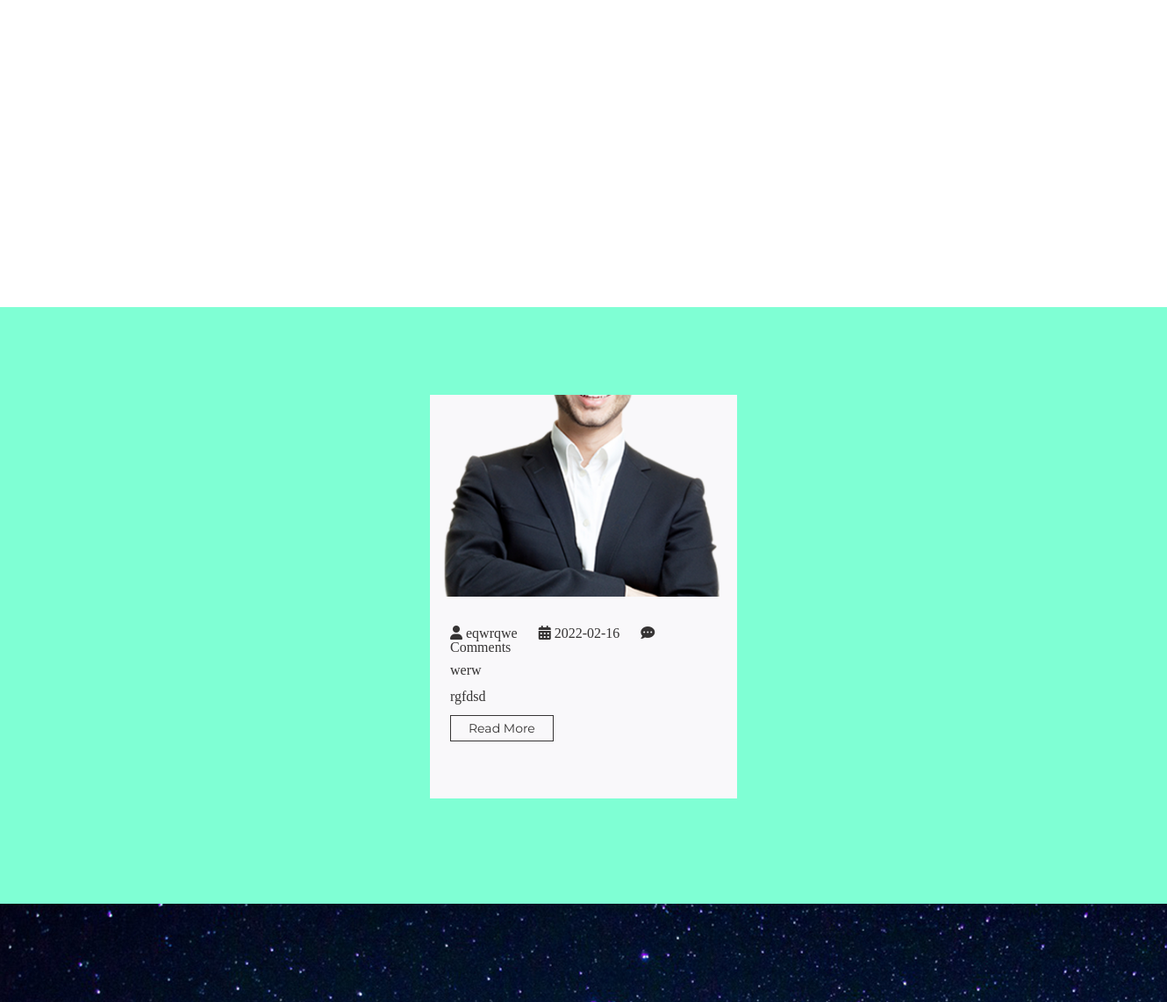
Before: / (middle part) with the older database file.
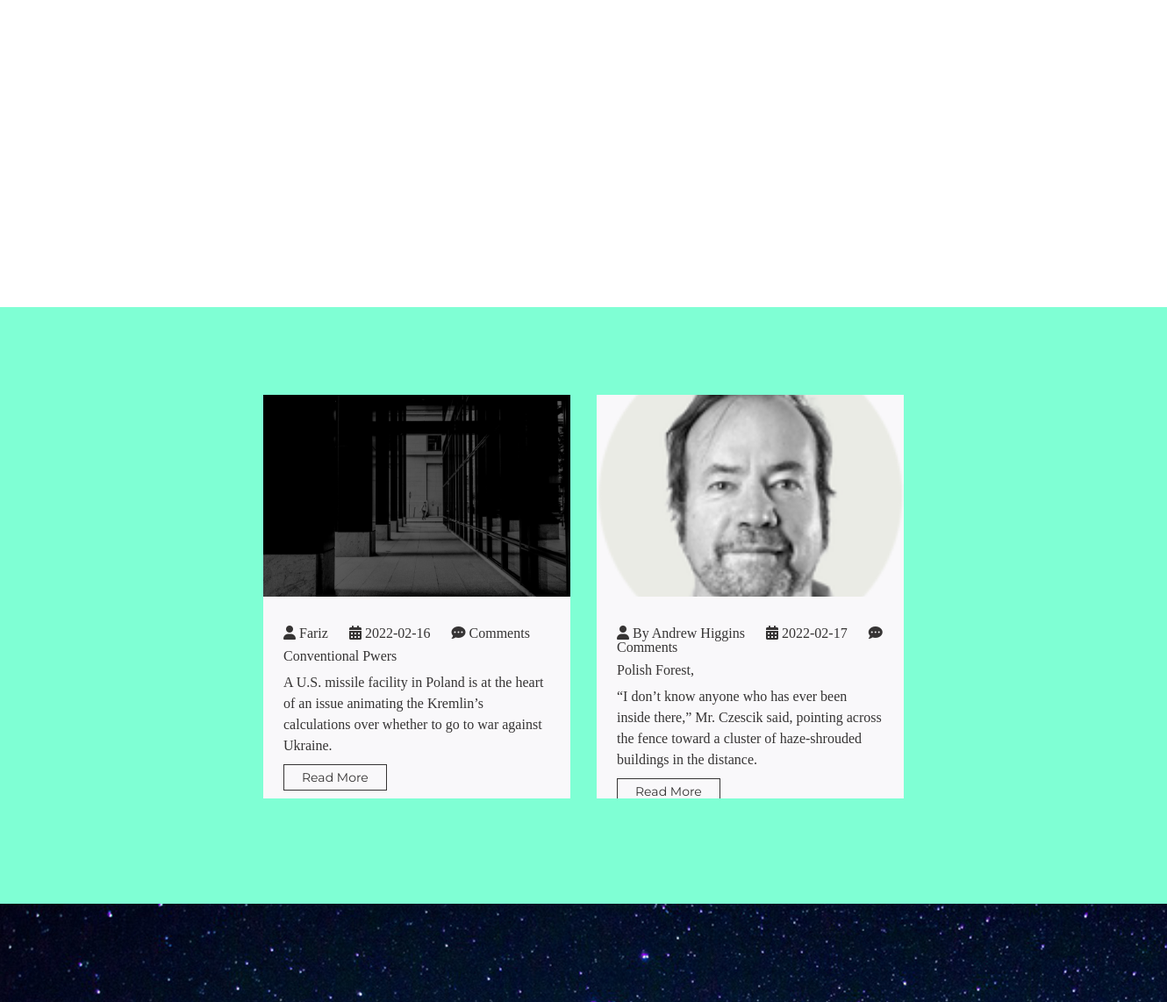
After: the same page with the newer database file.
### modules.py (models this page shows)
class Blogs(db.Model):
    id=db.Column(db.Integer,primary_key=True)
    blogger=db.Column(db.String(50))
    blog_pic=db.Column(db.String(50))
    blog_title=db.Column(db.String(20))
    blog_cont=db.Column(db.String(150))
    blog_url=db.Column(db.String(80))
    comment_date=db.Column(db.String(80))

### app/routes.py (the view)
@app.route("/",methods=['GET','POST'])
def app_index():
    from modules import Skills
    from modules import Contact
    from modules import Ourteam
    from modules import GetITouch
    from modules import Blogs
    messages=Contact.query.all()
    skills=Skills.query.all()
    myteam=Ourteam.query.all()
    elaqe=GetITouch.query.all()
    myblog = Blogs.query.all()
    return render_template('app/index.html',skills=skills,messages=messages,myteam=myteam,elaqe=elaqe,myblog=myblog)

### templates/app/index.html (shortened to what this page needs)
<!DOCTYPE html>
<html lang="en">
<head>
    <link rel="stylesheet" href="static/css/reset.css">
    <link rel="stylesheet" href="static/css/style.css">
    <link rel="stylesheet" href="static/css/slick.css">
    <link rel="stylesheet" href="https://cdnjs.cloudflare.com/ajax/libs/font-awesome/6.0.0-beta3/css/all.min.css"
    />
    <link rel="stylesheet" href="https://pro.fontawesome.com/releases/v5.10.0/css/all.css" />
</head>
<body>
    <section id="ourteam-section">
    </section>
    <section class="blog-section">
        <div class="container">
            <div class="blog-container">
                {% for serh in myblog %}
                <div class="gen-blog">
                    <div class="dt">
                        <div class="blog-pic ">
                            <img src="/static/images/{{serh.blog_pic}}" alt="">
                        </div>
                        <div class="blog-pic">
                            <div class="blog-pic-content">
                                <div class="b-comments">
                                    <span class="comments">
                                        <i class="fa-solid fa-user"></i>
                                        {{serh.blogger}}
                                        </span>
                                    <span class="comments">
                                        <i class="fa-solid fa-calendar-days"></i>
                                        {{serh.comment_date}}
                                        </span>
                                    <span class="comments">
                                            <i class="fa-solid fa-comment-dots"></i>
                                        Comments
                                        </span >
                                </div>
                                <h1>{{serh.blog_title}}</h1>
                                <p>{{serh.blog_cont}} </p>
                                <br>
                                    <a href="{{serh.blog_url}}" class="readme">Read More</a>
                            </div>
                        </div>
                    </div>
                </div>
                {% endfor %}
                </div>
            </div>
</section>
<section class="blog-review-section">
    <div class="container">
<div class="review-container">
</div>
    </div>
</section>
</body>
</html>

### static/css/style.css (style rules this page uses)
html { scroll-behavior: smooth; }
p { margin: 0px; }
.container { max-width: 1200px; margin: 0px auto; }
img { width: 100%; height: 100%; }
#ourteam-section { min-height: 850px; }
.blog-section { background-color: aquamarine; width: 100%; min-height: 680px; }
.gen-blog { padding-top: 100px; display: flex; }
.b-comments :not(:first-child) { margin-left: 20px; }
.b-comments, .blog-pic-content h1, .blog-pic-content p, .blog-pic-content .readme { margin-top: 10px; color: rgb(54, 52, 52); }
.blog-pic-content p { line-height: 1.5; }
.blog-pic-content { padding: 23px; }
.blog-pic-content .readme { border: 1px solid rgb(54, 52, 52); color: rgb(54, 52, 52); text-decoration: none; background: none; margin-top: 15px; font-size: 14px; padding: 5px 20px 5px 20px; font-family: 'Montserrat', sans-serif; transition: color 0.4s linear; position: relative; transition: 0.6s; cursor: pointer; }
.blog-pic { width: 350px; height: 230px; background-color: rgb(249, 248, 250); }
.blog-pic img { object-fit: cover; width: 100%; }
.blog-container { display: flex; justify-content: center; align-items: center; gap: 30px; overflow-y: hidden; }
.blog-review-section { width: 100%; background-image: url(/static/images/backimage2.jpg); min-height: 440px; background-repeat: no-repeat; }
.review-container { width: inherit; display: flex; justify-content: center; align-items: center; text-align: center; }
::placeholder { font-size: 12px; font-weight: 600; color: rgb(99, 99, 99); font-family: 'Montserrat', sans-serif; }

Changed rows visible on the page:
removed Blogs: blog_pic (picture), blogger "eqwrqwe", comment_date "2022-02-16", blog_title "werw", blog_cont "rgfdsd"
added Blogs: blog_pic (picture), blogger "Fariz", comment_date "2022-02-16", blog_title "Conventional Pwers", blog_cont "A U.S. missile facility in Poland is at the heart of an issue animating the Kremlin’s calculations over whether to go to war against Ukraine."
added Blogs: blog_pic (picture), blogger "By Andrew Higgins", comment_date "2022-02-17", blog_title "Polish Forest,", blog_cont "“I don’t know anyone who has ever been inside there,” Mr. Czescik said, pointing across the fence toward a cluster of haze-shrouded buildings in the distance."
